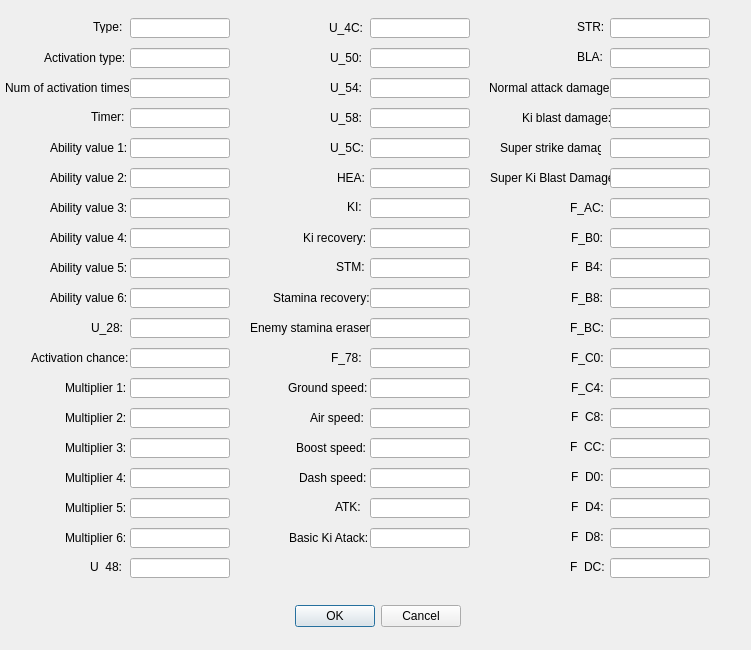
<?xml version="1.0" encoding="UTF-8"?>
<ui version="4.0">
 <class>IdbEffectDialog</class>
 <widget class="QDialog" name="IdbEffectDialog">
  <property name="geometry">
   <rect>
    <x>0</x>
    <y>0</y>
    <width>751</width>
    <height>650</height>
   </rect>
  </property>
  <property name="windowTitle">
   <string>Edit IDB Effect</string>
  </property>
  <widget class="QDialogButtonBox" name="buttonBox">
   <property name="geometry">
    <rect>
     <x>5</x>
     <y>605</y>
     <width>745</width>
     <height>23</height>
    </rect>
   </property>
   <property name="standardButtons">
    <set>QDialogButtonBox::Cancel|QDialogButtonBox::Ok</set>
   </property>
   <property name="centerButtons">
    <bool>true</bool>
   </property>
  </widget>
  <widget class="QLabel" name="label">
   <property name="geometry">
    <rect>
     <x>93</x>
     <y>20</y>
     <width>47</width>
     <height>13</height>
    </rect>
   </property>
   <property name="text">
    <string>Type:</string>
   </property>
  </widget>
  <widget class="QLabel" name="label_2">
   <property name="geometry">
    <rect>
     <x>44</x>
     <y>50</y>
     <width>91</width>
     <height>16</height>
    </rect>
   </property>
   <property name="text">
    <string>Activation type:</string>
   </property>
  </widget>
  <widget class="QLabel" name="label_3">
   <property name="geometry">
    <rect>
     <x>5</x>
     <y>80</y>
     <width>131</width>
     <height>16</height>
    </rect>
   </property>
   <property name="text">
    <string>Num of activation times:</string>
   </property>
  </widget>
  <widget class="QLabel" name="label_4">
   <property name="geometry">
    <rect>
     <x>91</x>
     <y>110</y>
     <width>47</width>
     <height>13</height>
    </rect>
   </property>
   <property name="text">
    <string>Timer:</string>
   </property>
  </widget>
  <widget class="QLabel" name="label_5">
   <property name="geometry">
    <rect>
     <x>50</x>
     <y>140</y>
     <width>81</width>
     <height>16</height>
    </rect>
   </property>
   <property name="text">
    <string>Ability value 1:</string>
   </property>
  </widget>
  <widget class="QLabel" name="label_6">
   <property name="geometry">
    <rect>
     <x>50</x>
     <y>170</y>
     <width>81</width>
     <height>16</height>
    </rect>
   </property>
   <property name="text">
    <string>Ability value 2:</string>
   </property>
  </widget>
  <widget class="QLabel" name="label_7">
   <property name="geometry">
    <rect>
     <x>50</x>
     <y>200</y>
     <width>81</width>
     <height>16</height>
    </rect>
   </property>
   <property name="text">
    <string>Ability value 3:</string>
   </property>
  </widget>
  <widget class="QLabel" name="label_8">
   <property name="geometry">
    <rect>
     <x>50</x>
     <y>230</y>
     <width>81</width>
     <height>16</height>
    </rect>
   </property>
   <property name="text">
    <string>Ability value 4:</string>
   </property>
  </widget>
  <widget class="QLabel" name="label_9">
   <property name="geometry">
    <rect>
     <x>50</x>
     <y>260</y>
     <width>81</width>
     <height>16</height>
    </rect>
   </property>
   <property name="text">
    <string>Ability value 5:</string>
   </property>
  </widget>
  <widget class="QLabel" name="label_10">
   <property name="geometry">
    <rect>
     <x>50</x>
     <y>290</y>
     <width>81</width>
     <height>16</height>
    </rect>
   </property>
   <property name="text">
    <string>Ability value 6:</string>
   </property>
  </widget>
  <widget class="QLabel" name="label_11">
   <property name="geometry">
    <rect>
     <x>91</x>
     <y>320</y>
     <width>41</width>
     <height>16</height>
    </rect>
   </property>
   <property name="text">
    <string>U_28:</string>
   </property>
  </widget>
  <widget class="QLabel" name="label_12">
   <property name="geometry">
    <rect>
     <x>31</x>
     <y>350</y>
     <width>101</width>
     <height>16</height>
    </rect>
   </property>
   <property name="text">
    <string>Activation chance:</string>
   </property>
  </widget>
  <widget class="QLabel" name="label_13">
   <property name="geometry">
    <rect>
     <x>65</x>
     <y>380</y>
     <width>61</width>
     <height>16</height>
    </rect>
   </property>
   <property name="text">
    <string>Multiplier 1:</string>
   </property>
  </widget>
  <widget class="QLabel" name="label_14">
   <property name="geometry">
    <rect>
     <x>65</x>
     <y>410</y>
     <width>61</width>
     <height>16</height>
    </rect>
   </property>
   <property name="text">
    <string>Multiplier 2:</string>
   </property>
  </widget>
  <widget class="QLabel" name="label_15">
   <property name="geometry">
    <rect>
     <x>65</x>
     <y>440</y>
     <width>61</width>
     <height>16</height>
    </rect>
   </property>
   <property name="text">
    <string>Multiplier 3:</string>
   </property>
  </widget>
  <widget class="QLabel" name="label_16">
   <property name="geometry">
    <rect>
     <x>65</x>
     <y>470</y>
     <width>61</width>
     <height>16</height>
    </rect>
   </property>
   <property name="text">
    <string>Multiplier 4:</string>
   </property>
  </widget>
  <widget class="QLabel" name="label_17">
   <property name="geometry">
    <rect>
     <x>65</x>
     <y>500</y>
     <width>61</width>
     <height>16</height>
    </rect>
   </property>
   <property name="text">
    <string>Multiplier 5:</string>
   </property>
  </widget>
  <widget class="QLabel" name="label_18">
   <property name="geometry">
    <rect>
     <x>65</x>
     <y>530</y>
     <width>61</width>
     <height>16</height>
    </rect>
   </property>
   <property name="text">
    <string>Multiplier 6:</string>
   </property>
  </widget>
  <widget class="QLabel" name="label_19">
   <property name="geometry">
    <rect>
     <x>90</x>
     <y>560</y>
     <width>47</width>
     <height>13</height>
    </rect>
   </property>
   <property name="text">
    <string>U_48:</string>
   </property>
  </widget>
  <widget class="QLineEdit" name="typeEdit">
   <property name="geometry">
    <rect>
     <x>130</x>
     <y>18</y>
     <width>100</width>
     <height>20</height>
    </rect>
   </property>
  </widget>
  <widget class="QLineEdit" name="actTypeEdit">
   <property name="geometry">
    <rect>
     <x>130</x>
     <y>48</y>
     <width>100</width>
     <height>20</height>
    </rect>
   </property>
  </widget>
  <widget class="QLineEdit" name="numActEdit">
   <property name="geometry">
    <rect>
     <x>130</x>
     <y>78</y>
     <width>100</width>
     <height>20</height>
    </rect>
   </property>
  </widget>
  <widget class="QLineEdit" name="timerEdit">
   <property name="geometry">
    <rect>
     <x>130</x>
     <y>108</y>
     <width>100</width>
     <height>20</height>
    </rect>
   </property>
  </widget>
  <widget class="QLineEdit" name="ab1Edit">
   <property name="geometry">
    <rect>
     <x>130</x>
     <y>138</y>
     <width>100</width>
     <height>20</height>
    </rect>
   </property>
  </widget>
  <widget class="QLineEdit" name="ab2Edit">
   <property name="geometry">
    <rect>
     <x>130</x>
     <y>168</y>
     <width>100</width>
     <height>20</height>
    </rect>
   </property>
  </widget>
  <widget class="QLineEdit" name="ab3Edit">
   <property name="geometry">
    <rect>
     <x>130</x>
     <y>198</y>
     <width>100</width>
     <height>20</height>
    </rect>
   </property>
  </widget>
  <widget class="QLineEdit" name="ab4Edit">
   <property name="geometry">
    <rect>
     <x>130</x>
     <y>228</y>
     <width>100</width>
     <height>20</height>
    </rect>
   </property>
  </widget>
  <widget class="QLineEdit" name="ab5Edit">
   <property name="geometry">
    <rect>
     <x>130</x>
     <y>258</y>
     <width>100</width>
     <height>20</height>
    </rect>
   </property>
  </widget>
  <widget class="QLineEdit" name="ab6Edit">
   <property name="geometry">
    <rect>
     <x>130</x>
     <y>288</y>
     <width>100</width>
     <height>20</height>
    </rect>
   </property>
  </widget>
  <widget class="QLineEdit" name="u28Edit">
   <property name="geometry">
    <rect>
     <x>130</x>
     <y>318</y>
     <width>100</width>
     <height>20</height>
    </rect>
   </property>
  </widget>
  <widget class="QLineEdit" name="chanceEdit">
   <property name="geometry">
    <rect>
     <x>130</x>
     <y>348</y>
     <width>100</width>
     <height>20</height>
    </rect>
   </property>
  </widget>
  <widget class="QLineEdit" name="mul1Edit">
   <property name="geometry">
    <rect>
     <x>130</x>
     <y>378</y>
     <width>100</width>
     <height>20</height>
    </rect>
   </property>
  </widget>
  <widget class="QLineEdit" name="mul2Edit">
   <property name="geometry">
    <rect>
     <x>130</x>
     <y>408</y>
     <width>100</width>
     <height>20</height>
    </rect>
   </property>
  </widget>
  <widget class="QLineEdit" name="mul3Edit">
   <property name="geometry">
    <rect>
     <x>130</x>
     <y>438</y>
     <width>100</width>
     <height>20</height>
    </rect>
   </property>
  </widget>
  <widget class="QLineEdit" name="mul4Edit">
   <property name="geometry">
    <rect>
     <x>130</x>
     <y>468</y>
     <width>100</width>
     <height>20</height>
    </rect>
   </property>
  </widget>
  <widget class="QLineEdit" name="mul5Edit">
   <property name="geometry">
    <rect>
     <x>130</x>
     <y>498</y>
     <width>100</width>
     <height>20</height>
    </rect>
   </property>
  </widget>
  <widget class="QLineEdit" name="mul6Edit">
   <property name="geometry">
    <rect>
     <x>130</x>
     <y>528</y>
     <width>100</width>
     <height>20</height>
    </rect>
   </property>
  </widget>
  <widget class="QLineEdit" name="u48Edit">
   <property name="geometry">
    <rect>
     <x>130</x>
     <y>558</y>
     <width>100</width>
     <height>20</height>
    </rect>
   </property>
  </widget>
  <widget class="QLabel" name="label_20">
   <property name="geometry">
    <rect>
     <x>329</x>
     <y>20</y>
     <width>61</width>
     <height>16</height>
    </rect>
   </property>
   <property name="text">
    <string>U_4C:</string>
   </property>
  </widget>
  <widget class="QLabel" name="label_21">
   <property name="geometry">
    <rect>
     <x>330</x>
     <y>50</y>
     <width>31</width>
     <height>16</height>
    </rect>
   </property>
   <property name="text">
    <string>U_50:</string>
   </property>
  </widget>
  <widget class="QLabel" name="label_22">
   <property name="geometry">
    <rect>
     <x>330</x>
     <y>80</y>
     <width>41</width>
     <height>16</height>
    </rect>
   </property>
   <property name="text">
    <string>U_54:</string>
   </property>
  </widget>
  <widget class="QLabel" name="label_23">
   <property name="geometry">
    <rect>
     <x>330</x>
     <y>110</y>
     <width>51</width>
     <height>16</height>
    </rect>
   </property>
   <property name="text">
    <string>U_58:</string>
   </property>
  </widget>
  <widget class="QLabel" name="label_24">
   <property name="geometry">
    <rect>
     <x>330</x>
     <y>140</y>
     <width>61</width>
     <height>16</height>
    </rect>
   </property>
   <property name="text">
    <string>U_5C:</string>
   </property>
  </widget>
  <widget class="QLabel" name="label_26">
   <property name="geometry">
    <rect>
     <x>337</x>
     <y>170</y>
     <width>41</width>
     <height>16</height>
    </rect>
   </property>
   <property name="text">
    <string>HEA:</string>
   </property>
  </widget>
  <widget class="QLabel" name="label_27">
   <property name="geometry">
    <rect>
     <x>347</x>
     <y>200</y>
     <width>47</width>
     <height>13</height>
    </rect>
   </property>
   <property name="text">
    <string>KI:</string>
   </property>
  </widget>
  <widget class="QLabel" name="label_28">
   <property name="geometry">
    <rect>
     <x>303</x>
     <y>230</y>
     <width>71</width>
     <height>16</height>
    </rect>
   </property>
   <property name="text">
    <string>Ki recovery:</string>
   </property>
  </widget>
  <widget class="QLabel" name="label_29">
   <property name="geometry">
    <rect>
     <x>336</x>
     <y>260</y>
     <width>47</width>
     <height>13</height>
    </rect>
   </property>
   <property name="text">
    <string>STM:</string>
   </property>
  </widget>
  <widget class="QLabel" name="label_30">
   <property name="geometry">
    <rect>
     <x>273</x>
     <y>290</y>
     <width>101</width>
     <height>16</height>
    </rect>
   </property>
   <property name="text">
    <string>Stamina recovery:</string>
   </property>
  </widget>
  <widget class="QLabel" name="label_31">
   <property name="geometry">
    <rect>
     <x>250</x>
     <y>320</y>
     <width>121</width>
     <height>16</height>
    </rect>
   </property>
   <property name="text">
    <string>Enemy stamina eraser:</string>
   </property>
  </widget>
  <widget class="QLabel" name="label_32">
   <property name="geometry">
    <rect>
     <x>331</x>
     <y>350</y>
     <width>41</width>
     <height>16</height>
    </rect>
   </property>
   <property name="text">
    <string>F_78:</string>
   </property>
  </widget>
  <widget class="QLabel" name="label_33">
   <property name="geometry">
    <rect>
     <x>288</x>
     <y>380</y>
     <width>81</width>
     <height>16</height>
    </rect>
   </property>
   <property name="text">
    <string>Ground speed:</string>
   </property>
  </widget>
  <widget class="QLabel" name="label_34">
   <property name="geometry">
    <rect>
     <x>310</x>
     <y>410</y>
     <width>71</width>
     <height>16</height>
    </rect>
   </property>
   <property name="text">
    <string>Air speed:</string>
   </property>
  </widget>
  <widget class="QLabel" name="label_35">
   <property name="geometry">
    <rect>
     <x>296</x>
     <y>440</y>
     <width>71</width>
     <height>16</height>
    </rect>
   </property>
   <property name="text">
    <string>Boost speed:</string>
   </property>
  </widget>
  <widget class="QLabel" name="label_36">
   <property name="geometry">
    <rect>
     <x>299</x>
     <y>470</y>
     <width>71</width>
     <height>16</height>
    </rect>
   </property>
   <property name="text">
    <string>Dash speed:</string>
   </property>
  </widget>
  <widget class="QLabel" name="label_37">
   <property name="geometry">
    <rect>
     <x>335</x>
     <y>500</y>
     <width>47</width>
     <height>13</height>
    </rect>
   </property>
   <property name="text">
    <string>ATK:</string>
   </property>
  </widget>
  <widget class="QLabel" name="label_38">
   <property name="geometry">
    <rect>
     <x>289</x>
     <y>530</y>
     <width>81</width>
     <height>16</height>
    </rect>
   </property>
   <property name="text">
    <string>Basic Ki Atack:</string>
   </property>
  </widget>
  <widget class="QLineEdit" name="u4CEdit">
   <property name="geometry">
    <rect>
     <x>370</x>
     <y>18</y>
     <width>100</width>
     <height>20</height>
    </rect>
   </property>
  </widget>
  <widget class="QLineEdit" name="u50Edit">
   <property name="geometry">
    <rect>
     <x>370</x>
     <y>48</y>
     <width>100</width>
     <height>20</height>
    </rect>
   </property>
  </widget>
  <widget class="QLineEdit" name="u54Edit">
   <property name="geometry">
    <rect>
     <x>370</x>
     <y>78</y>
     <width>100</width>
     <height>20</height>
    </rect>
   </property>
  </widget>
  <widget class="QLineEdit" name="u58Edit">
   <property name="geometry">
    <rect>
     <x>370</x>
     <y>108</y>
     <width>100</width>
     <height>20</height>
    </rect>
   </property>
  </widget>
  <widget class="QLineEdit" name="u5CEdit">
   <property name="geometry">
    <rect>
     <x>370</x>
     <y>138</y>
     <width>100</width>
     <height>20</height>
    </rect>
   </property>
  </widget>
  <widget class="QLineEdit" name="heaEdit">
   <property name="geometry">
    <rect>
     <x>370</x>
     <y>168</y>
     <width>100</width>
     <height>20</height>
    </rect>
   </property>
  </widget>
  <widget class="QLineEdit" name="kiEdit">
   <property name="geometry">
    <rect>
     <x>370</x>
     <y>198</y>
     <width>100</width>
     <height>20</height>
    </rect>
   </property>
  </widget>
  <widget class="QLineEdit" name="kiRecEdit">
   <property name="geometry">
    <rect>
     <x>370</x>
     <y>228</y>
     <width>100</width>
     <height>20</height>
    </rect>
   </property>
  </widget>
  <widget class="QLineEdit" name="stmEdit">
   <property name="geometry">
    <rect>
     <x>370</x>
     <y>258</y>
     <width>100</width>
     <height>20</height>
    </rect>
   </property>
  </widget>
  <widget class="QLineEdit" name="stmRecEdit">
   <property name="geometry">
    <rect>
     <x>370</x>
     <y>288</y>
     <width>100</width>
     <height>20</height>
    </rect>
   </property>
  </widget>
  <widget class="QLineEdit" name="enStaErEdit">
   <property name="geometry">
    <rect>
     <x>370</x>
     <y>318</y>
     <width>100</width>
     <height>20</height>
    </rect>
   </property>
  </widget>
  <widget class="QLineEdit" name="f78Edit">
   <property name="geometry">
    <rect>
     <x>370</x>
     <y>348</y>
     <width>100</width>
     <height>20</height>
    </rect>
   </property>
  </widget>
  <widget class="QLineEdit" name="groundSpeedEdit">
   <property name="geometry">
    <rect>
     <x>370</x>
     <y>378</y>
     <width>100</width>
     <height>20</height>
    </rect>
   </property>
  </widget>
  <widget class="QLineEdit" name="airSpeedEdit">
   <property name="geometry">
    <rect>
     <x>370</x>
     <y>408</y>
     <width>100</width>
     <height>20</height>
    </rect>
   </property>
  </widget>
  <widget class="QLineEdit" name="boostSpeedEdit">
   <property name="geometry">
    <rect>
     <x>370</x>
     <y>438</y>
     <width>100</width>
     <height>20</height>
    </rect>
   </property>
  </widget>
  <widget class="QLineEdit" name="dashSpeedEdit">
   <property name="geometry">
    <rect>
     <x>370</x>
     <y>468</y>
     <width>100</width>
     <height>20</height>
    </rect>
   </property>
  </widget>
  <widget class="QLineEdit" name="atkEdit">
   <property name="geometry">
    <rect>
     <x>370</x>
     <y>498</y>
     <width>100</width>
     <height>20</height>
    </rect>
   </property>
  </widget>
  <widget class="QLineEdit" name="basicKiAtkEdit">
   <property name="geometry">
    <rect>
     <x>370</x>
     <y>528</y>
     <width>100</width>
     <height>20</height>
    </rect>
   </property>
  </widget>
  <widget class="QLabel" name="label_39">
   <property name="geometry">
    <rect>
     <x>577</x>
     <y>20</y>
     <width>47</width>
     <height>13</height>
    </rect>
   </property>
   <property name="text">
    <string>STR:</string>
   </property>
  </widget>
  <widget class="QLabel" name="label_40">
   <property name="geometry">
    <rect>
     <x>577</x>
     <y>50</y>
     <width>47</width>
     <height>13</height>
    </rect>
   </property>
   <property name="text">
    <string>BLA:</string>
   </property>
  </widget>
  <widget class="QLabel" name="label_41">
   <property name="geometry">
    <rect>
     <x>489</x>
     <y>80</y>
     <width>121</width>
     <height>16</height>
    </rect>
   </property>
   <property name="text">
    <string>Normal attack damage:</string>
   </property>
  </widget>
  <widget class="QLabel" name="label_42">
   <property name="geometry">
    <rect>
     <x>522</x>
     <y>110</y>
     <width>101</width>
     <height>16</height>
    </rect>
   </property>
   <property name="text">
    <string>Ki blast damage:</string>
   </property>
  </widget>
  <widget class="QLabel" name="label_43">
   <property name="geometry">
    <rect>
     <x>500</x>
     <y>140</y>
     <width>101</width>
     <height>16</height>
    </rect>
   </property>
   <property name="text">
    <string>Super strike damage:</string>
   </property>
  </widget>
  <widget class="QLabel" name="label_44">
   <property name="geometry">
    <rect>
     <x>490</x>
     <y>170</y>
     <width>121</width>
     <height>16</height>
    </rect>
   </property>
   <property name="text">
    <string>Super Ki Blast Damage:</string>
   </property>
  </widget>
  <widget class="QLabel" name="label_45">
   <property name="geometry">
    <rect>
     <x>570</x>
     <y>200</y>
     <width>51</width>
     <height>16</height>
    </rect>
   </property>
   <property name="text">
    <string>F_AC:</string>
   </property>
  </widget>
  <widget class="QLabel" name="label_46">
   <property name="geometry">
    <rect>
     <x>571</x>
     <y>230</y>
     <width>51</width>
     <height>16</height>
    </rect>
   </property>
   <property name="text">
    <string>F_B0:</string>
   </property>
  </widget>
  <widget class="QLabel" name="label_47">
   <property name="geometry">
    <rect>
     <x>571</x>
     <y>290</y>
     <width>61</width>
     <height>16</height>
    </rect>
   </property>
   <property name="text">
    <string>F_B8:</string>
   </property>
  </widget>
  <widget class="QLabel" name="label_48">
   <property name="geometry">
    <rect>
     <x>570</x>
     <y>320</y>
     <width>41</width>
     <height>16</height>
    </rect>
   </property>
   <property name="text">
    <string>F_BC:</string>
   </property>
  </widget>
  <widget class="QLabel" name="label_49">
   <property name="geometry">
    <rect>
     <x>571</x>
     <y>350</y>
     <width>41</width>
     <height>16</height>
    </rect>
   </property>
   <property name="text">
    <string>F_C0:</string>
   </property>
  </widget>
  <widget class="QLabel" name="label_50">
   <property name="geometry">
    <rect>
     <x>571</x>
     <y>380</y>
     <width>41</width>
     <height>16</height>
    </rect>
   </property>
   <property name="text">
    <string>F_C4:</string>
   </property>
  </widget>
  <widget class="QLabel" name="label_51">
   <property name="geometry">
    <rect>
     <x>571</x>
     <y>410</y>
     <width>47</width>
     <height>13</height>
    </rect>
   </property>
   <property name="text">
    <string>F_C8:</string>
   </property>
  </widget>
  <widget class="QLabel" name="label_52">
   <property name="geometry">
    <rect>
     <x>571</x>
     <y>470</y>
     <width>47</width>
     <height>13</height>
    </rect>
   </property>
   <property name="text">
    <string>F_D0:</string>
   </property>
  </widget>
  <widget class="QLabel" name="label_53">
   <property name="geometry">
    <rect>
     <x>571</x>
     <y>500</y>
     <width>47</width>
     <height>13</height>
    </rect>
   </property>
   <property name="text">
    <string>F_D4:</string>
   </property>
  </widget>
  <widget class="QLabel" name="label_54">
   <property name="geometry">
    <rect>
     <x>571</x>
     <y>530</y>
     <width>47</width>
     <height>13</height>
    </rect>
   </property>
   <property name="text">
    <string>F_D8:</string>
   </property>
  </widget>
  <widget class="QLabel" name="label_55">
   <property name="geometry">
    <rect>
     <x>570</x>
     <y>560</y>
     <width>47</width>
     <height>13</height>
    </rect>
   </property>
   <property name="text">
    <string>F_DC:</string>
   </property>
  </widget>
  <widget class="QLabel" name="label_56">
   <property name="geometry">
    <rect>
     <x>570</x>
     <y>440</y>
     <width>47</width>
     <height>13</height>
    </rect>
   </property>
   <property name="text">
    <string>F_CC:</string>
   </property>
  </widget>
  <widget class="QLineEdit" name="strEdit">
   <property name="geometry">
    <rect>
     <x>610</x>
     <y>18</y>
     <width>100</width>
     <height>20</height>
    </rect>
   </property>
  </widget>
  <widget class="QLineEdit" name="blaEdit">
   <property name="geometry">
    <rect>
     <x>610</x>
     <y>48</y>
     <width>100</width>
     <height>20</height>
    </rect>
   </property>
  </widget>
  <widget class="QLineEdit" name="atkDmgEdit">
   <property name="geometry">
    <rect>
     <x>610</x>
     <y>78</y>
     <width>100</width>
     <height>20</height>
    </rect>
   </property>
  </widget>
  <widget class="QLineEdit" name="kiDmgEdit">
   <property name="geometry">
    <rect>
     <x>610</x>
     <y>108</y>
     <width>100</width>
     <height>20</height>
    </rect>
   </property>
  </widget>
  <widget class="QLineEdit" name="strDmgEdit">
   <property name="geometry">
    <rect>
     <x>610</x>
     <y>138</y>
     <width>100</width>
     <height>20</height>
    </rect>
   </property>
  </widget>
  <widget class="QLineEdit" name="blaDmgEdit">
   <property name="geometry">
    <rect>
     <x>610</x>
     <y>168</y>
     <width>100</width>
     <height>20</height>
    </rect>
   </property>
  </widget>
  <widget class="QLineEdit" name="fACEdit">
   <property name="geometry">
    <rect>
     <x>610</x>
     <y>198</y>
     <width>100</width>
     <height>20</height>
    </rect>
   </property>
  </widget>
  <widget class="QLineEdit" name="fB0Edit">
   <property name="geometry">
    <rect>
     <x>610</x>
     <y>228</y>
     <width>100</width>
     <height>20</height>
    </rect>
   </property>
  </widget>
  <widget class="QLineEdit" name="fB8Edit">
   <property name="geometry">
    <rect>
     <x>610</x>
     <y>288</y>
     <width>100</width>
     <height>20</height>
    </rect>
   </property>
  </widget>
  <widget class="QLineEdit" name="fBCEdit">
   <property name="geometry">
    <rect>
     <x>610</x>
     <y>318</y>
     <width>100</width>
     <height>20</height>
    </rect>
   </property>
  </widget>
  <widget class="QLineEdit" name="fC0Edit">
   <property name="geometry">
    <rect>
     <x>610</x>
     <y>348</y>
     <width>100</width>
     <height>20</height>
    </rect>
   </property>
  </widget>
  <widget class="QLineEdit" name="fC4Edit">
   <property name="geometry">
    <rect>
     <x>610</x>
     <y>378</y>
     <width>100</width>
     <height>20</height>
    </rect>
   </property>
  </widget>
  <widget class="QLineEdit" name="fC8Edit">
   <property name="geometry">
    <rect>
     <x>610</x>
     <y>408</y>
     <width>100</width>
     <height>20</height>
    </rect>
   </property>
  </widget>
  <widget class="QLineEdit" name="fCCEdit">
   <property name="geometry">
    <rect>
     <x>610</x>
     <y>438</y>
     <width>100</width>
     <height>20</height>
    </rect>
   </property>
  </widget>
  <widget class="QLineEdit" name="fD0Edit">
   <property name="geometry">
    <rect>
     <x>610</x>
     <y>468</y>
     <width>100</width>
     <height>20</height>
    </rect>
   </property>
  </widget>
  <widget class="QLineEdit" name="fD4Edit">
   <property name="geometry">
    <rect>
     <x>610</x>
     <y>498</y>
     <width>100</width>
     <height>20</height>
    </rect>
   </property>
  </widget>
  <widget class="QLineEdit" name="fD8Edit">
   <property name="geometry">
    <rect>
     <x>610</x>
     <y>528</y>
     <width>100</width>
     <height>20</height>
    </rect>
   </property>
  </widget>
  <widget class="QLineEdit" name="fDCEdit">
   <property name="geometry">
    <rect>
     <x>610</x>
     <y>558</y>
     <width>100</width>
     <height>20</height>
    </rect>
   </property>
  </widget>
  <widget class="QLabel" name="label_25">
   <property name="geometry">
    <rect>
     <x>571</x>
     <y>260</y>
     <width>47</width>
     <height>13</height>
    </rect>
   </property>
   <property name="text">
    <string>F_B4:</string>
   </property>
  </widget>
  <widget class="QLineEdit" name="fB4Edit">
   <property name="geometry">
    <rect>
     <x>610</x>
     <y>258</y>
     <width>100</width>
     <height>20</height>
    </rect>
   </property>
  </widget>
 </widget>
 <resources/>
 <connections/>
</ui>
